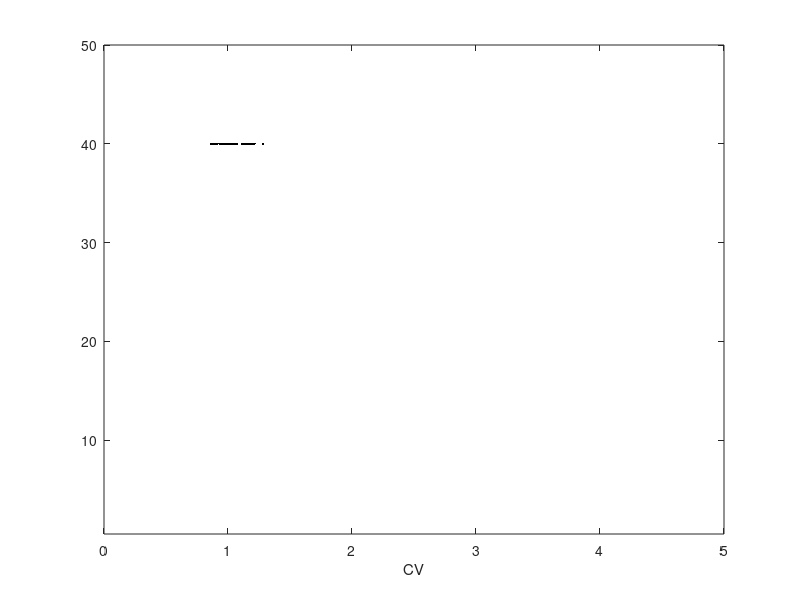
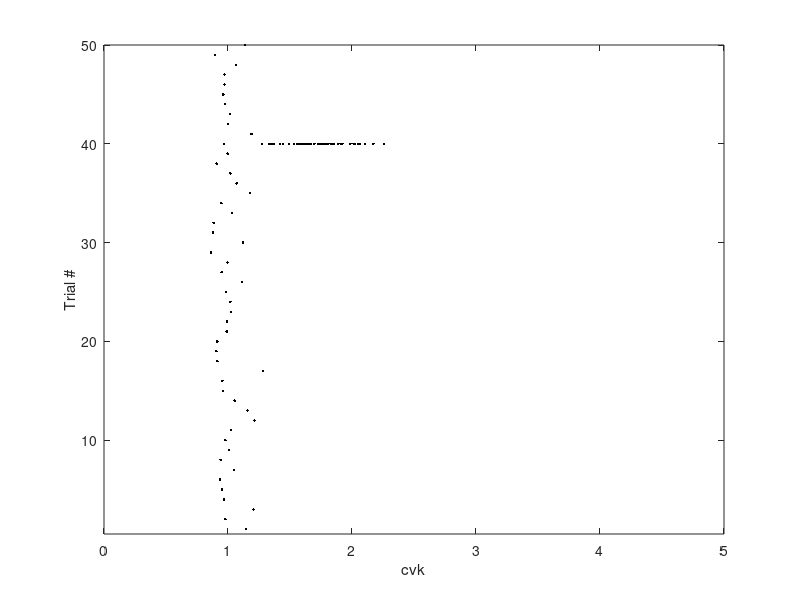
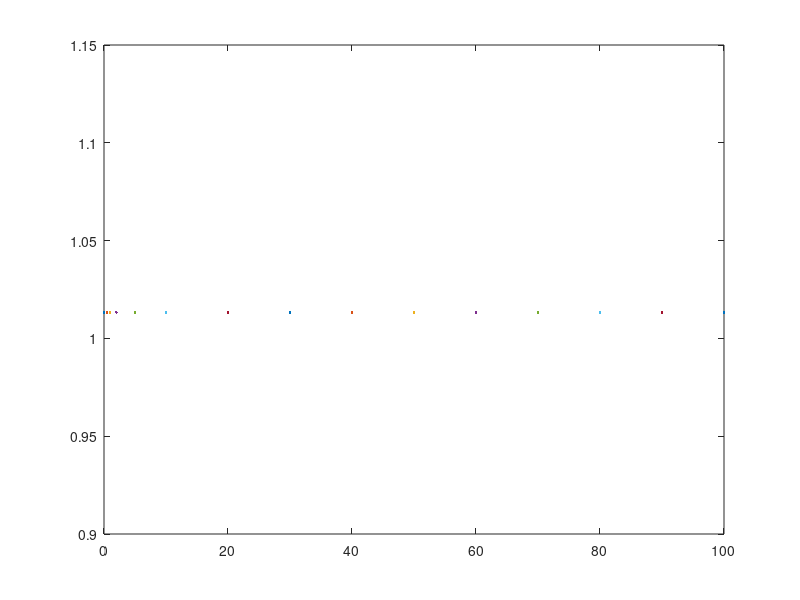

These charts were generated, in order, by the following MATLAB code:
function rip3
n = 50;   % desired # spikes
lambda = 10;  % rate -> spikes/sec
T=40; %first few parts we do with t=5, to get the hisotgrams we do various times, 10,20,30,40,50
dt=.2;
nb=T/dt;
e=[0:dt:5];
% compute spike times from ISIs
S =zeros(100,1);
for j=1:50
for i = 2: length(S)
    u = rand(100,1);% n random #s, uniform distribution
ISI = -log(u)./lambda;   % ISIs in sec
S(1) = ISI(1);
    S(j,i) = S(j,i-1)+ISI(i);
    S(S>T)=NaN;
    if isnan(S(j,i))
        S(j,i)=0;
        end
    count(i)=S(j,i);
    timev=cumsum(ISI);
end
drawnow
%plot(S,1:100,'.k');
axis([0 5 0.5 50]);
cv(j)=std(ISI)/mean(ISI);
FF(j)=var(count)/mean(count);
end
figure(1)
plot(cv,T,'.k');
axis([0 5 0.5 50]); %allows us to see 1-50
xlabel('CV');
hold on
figure(2)
plot(FF,T,'.k');
axis([0 5 0.5 50]);
xlabel('FF');
hold on
%below is used for part 1,2,6,7 in PART I
hold on
xlabel('Time');
ylabel('Trial #');
figure(2)
plot(cv,1:50,'.k');
xlabel('cvk');
ylabel('Trial #');
figure(3)
T2=[0 .5 1 2 5 10 20 30 40 50 60 70 80 90 100];
a = sum(cv)/50 %% close to one
b = sum(count)/100*T %% close to expected 10
c = sum(FF)/50 %% close to one
plot(T2, a)
end
